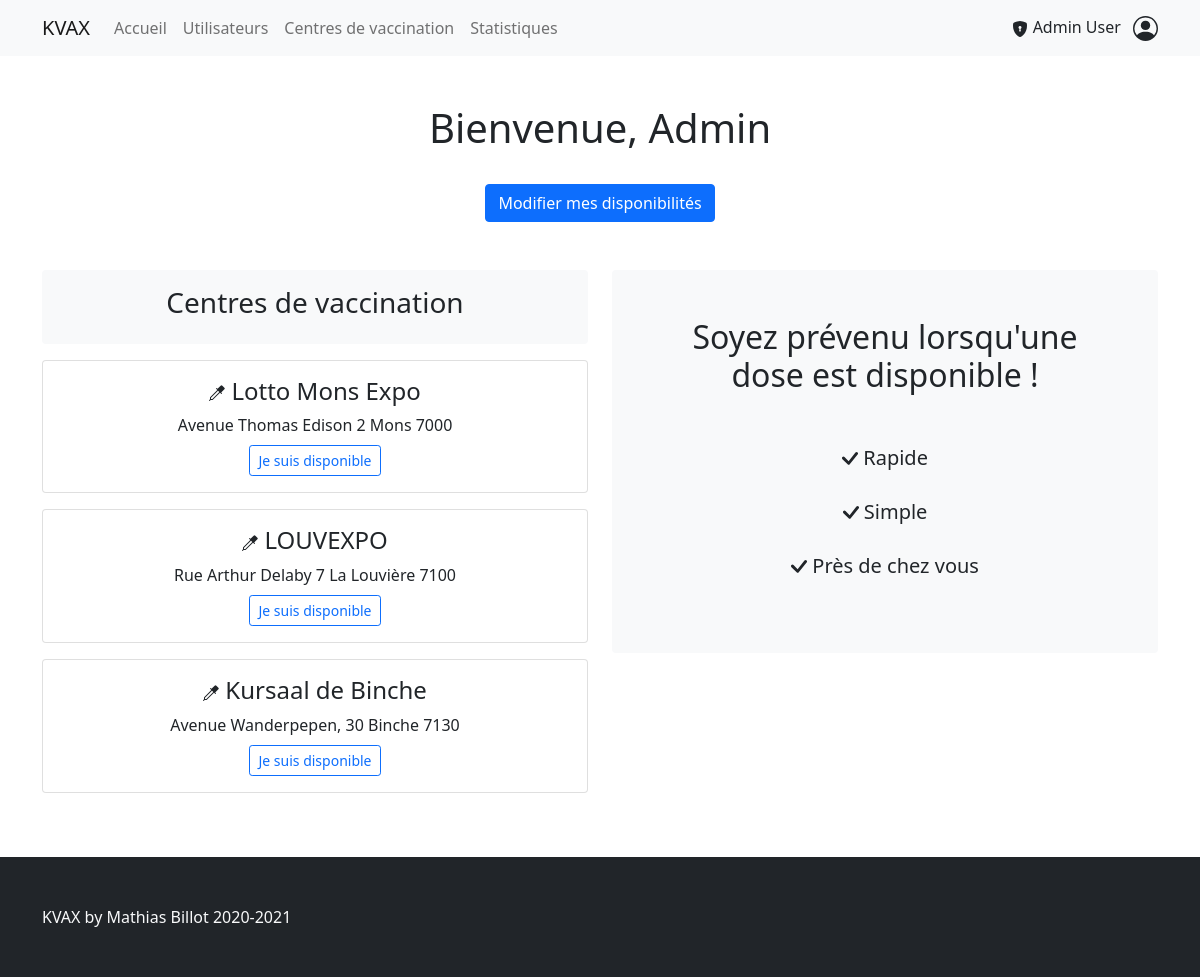
/ (signed in), run on the app's committed database.
### tables this page shows
CREATE TABLE IF NOT EXISTS `users` (
    `id` varchar(36) DEFAULT (UUID()),
    `firstname` varchar(100) NOT NULL,
    `lastname` varchar(100) NOT NULL,
    `birthday` date NOT NULL,
    `phone` int(10) unsigned ZEROFILL NOT NULL,
    `email` varchar(320) NOT NULL,
    `role` enum('user', 'admin') NOT NULL,
    `password` varchar(255) NOT NULL,

    PRIMARY KEY (`id`),
    UNIQUE (`email`)
);

CREATE TABLE IF NOT EXISTS `vaccination_centers` (
    `id` int unsigned NOT NULL AUTO_INCREMENT,
    `name` varchar(45) NOT NULL,
    `city` varchar(45) NOT NULL,
    `postalCode` int(4) unsigned zerofill NOT NULL,
    `address` varchar(100) NOT NULL,

    PRIMARY KEY (`id`)
);

### controllers/controller.php (called while the page is built, shortened)
<?php
    require('models/user.php');
    require('models/center.php');
    class Controller {
        function getLoggedUser() {
            $userId = $_SESSION['user_id'];
            return User::getOne($userId);
        }
        function getIndex() {
            $logged_user = $this->getLoggedUser();
            $centers = Center::getAll();
            require('views/pages/index.php');
        }
    }
?>

### models/user.php (called while the page is built, shortened)
<?php
    class User {
        public static function getOne($userId, $field = 'id') {
            try {
                $pdo = getPdo();
                $query = 'SELECT ';
                $query .= '*, ';
                $query .= '(SELECT COUNT(*) FROM availabilities WHERE u.id = user_id AND `date` >= NOW()) AS availability_count ';
                $query .= "FROM users AS u WHERE $field = ? ORDER BY availability_count DESC;";
                $req = $pdo->prepare($query);
                $req->execute(array($userId));
                $user = $req->fetch();
                $user->age = User::computeAge($user->birthday);
                $user->fullname = User::computeFullname($user);
                return $user;
            } catch (Exception $e) {
                throw new Exception($e->getMessage(), 400);
            }
        }
        private static function computeAge($date) {
            return date_diff(date_create($date), date_create('now'))->y;
        }
        private static function computeFullname($user) {
            $fullname = $user->firstname.' '.$user->lastname;
            if ($user->role == 'admin') {
                $admin_icon = '<svg xmlns="http://www.w3.org/2000/svg" width="16" height="16" fill="currentColor" class="bi bi-shield-lock-fill" viewBox="0 0 16 16">';
                $admin_icon .= '<path fill-rule="evenodd" d="M8 0c-.69 0-1.843.265-2.928.56-1.11.3-2.229.655-2.887.87a1.54 1.54 0 0 0-1.044 1.262c-.596 4.477.787 7.795 2.465 9.99a11.777 11.777 0 0 0 2.517 2.453c.386.273.744.482 1.048.625.28.132.581.24.829.24s.548-.108.829-.24a7.159 7.159 0 0 0 1.048-.625 11.775 11.775 0 0 0 2.517-2.453c1.678-2.195 3.061-5.513 2.465-9.99a1.541 1.541 0 0 0-1.044-1.263 62.467 62.467 0 0 0-2.887-.87C9.843.266 8.69 0 8 0zm0 5a1.5 1.5 0 0 1 .5 2.915l.385 1.99a.5.5 0 0 1-.491.595h-.788a.5.5 0 0 1-.49-.595l.384-1.99A1.5 1.5 0 0 1 8 5z"/>';
                $admin_icon .= '</svg>';
                $fullname = $admin_icon.' '.$fullname;
            }
            return $fullname;
        }
    }
?>

### config.php (called while the page is built, shortened)
<?php
    function redstr($page) {
        return $_SERVER['PHP_SELF']."?page=$page";
    }
?>

### models/center.php (called while the page is built, shortened)
<?php
    class Center {
        public static function getAll() {
            try {
                $pdo = getPdo();
                $query = 'SELECT ';
                $query .= '*, ';
                $query .= '(SELECT COUNT(*) FROM availabilities WHERE vc.id = center_id AND (DATE(`date`) = CURDATE())) AS availabilities_today, ';
                $query .= '(SELECT COUNT(*) FROM availabilities WHERE vc.id = center_id AND (DATE(`date`) = (CURDATE() + INTERVAL 1 DAY))) AS availabilities_tomorrow ';
                $query .= 'FROM vaccination_centers AS vc;';
                $req = $pdo->prepare($query);
                $req->execute();
                $center = $req->fetchAll();
                return $center;
            } catch (Exception $e) {
                throw new Exception($e->getMessage(), 400);
            }
        }
    }
?>

### views/pages/index.php (the view, shortened to what this page needs)
<div class="container">
    <div class="row">
        <div class="col text-center mb-5">
            <h1>Bienvenue, <?= $logged_user->firstname ?></h1>
            <a class=" mt-4 btn btn-primary" href="<?= redstr('getMyProfile') ?>">Modifier mes disponibilités</a>
        </div>
    </div>
    <div class="row">
        <div class="col-12 col-lg-6">
            <div class="rounded py-3 mb-3 text-center bg-light">
                <h3>Centres de vaccination</h3>
            </div>
            <div>
                <?php foreach($centers as $key => $center) { ?>
                    <div class="card text-center mb-3">
                        <div class="card-body">
                            <h4 class="card-title">
                                <?= $center->name ?>
                            </h4>
                            <div class="card-text">
                                <div class="mb-2">
                                    <?= $center->address ?>
                                    <?= $center->city.' '.$center->postalCode ?>
                                </div>
                                <div>
                                    <a class="btn btn-outline-primary btn-sm" href="<?= redstr('createAvailability').'&center_id='.$center->id ?>">
                                        Je suis disponible
                                    </a>
                                </div>
                            </div>
                        </div>
                    </div>
                <?php } ?>
            </div>
        </div>
        <div class="col-12 col-lg-6">
            <div class="p-5 text-center rounded bg-light">
                <h2 class="mb-5">Soyez prévenu lorsqu'une dose est disponible !</h2>
                <div>
                    <p class="lead mb-4">
                        <svg xmlns="http://www.w3.org/2000/svg" width="16" height="16" fill="currentColor" class="bi bi-check-lg" viewBox="0 0 16 16">
                            <path d="M13.485 1.431a1.473 1.473 0 0 1 2.104 2.062l-7.84 9.801a1.473 1.473 0 0 1-2.12.04L.431 8.138a1.473 1.473 0 0 1 2.084-2.083l4.111 4.112 6.82-8.69a.486.486 0 0 1 .04-.045z"/>
                        </svg>
                        Rapide
                    </p>
                    <p class="lead mb-4">
                        <svg xmlns="http://www.w3.org/2000/svg" width="16" height="16" fill="currentColor" class="bi bi-check-lg" viewBox="0 0 16 16">
                            <path d="M13.485 1.431a1.473 1.473 0 0 1 2.104 2.062l-7.84 9.801a1.473 1.473 0 0 1-2.12.04L.431 8.138a1.473 1.473 0 0 1 2.084-2.083l4.111 4.112 6.82-8.69a.486.486 0 0 1 .04-.045z"/>
                        </svg>
                        Simple
                    </p>
                    <p class="lead mb-4">
                        <svg xmlns="http://www.w3.org/2000/svg" width="16" height="16" fill="currentColor" class="bi bi-check-lg" viewBox="0 0 16 16">
                            <path d="M13.485 1.431a1.473 1.473 0 0 1 2.104 2.062l-7.84 9.801a1.473 1.473 0 0 1-2.12.04L.431 8.138a1.473 1.473 0 0 1 2.084-2.083l4.111 4.112 6.82-8.69a.486.486 0 0 1 .04-.045z"/>
                        </svg>
                        Près de chez vous
                    </p>
                </div>
            </div>
        </div>
    </div>
</div>
<?php
    $content = ob_get_clean();
    require_once('views/partials/layout.php');
?>

### index.php (shortened to what this page needs)
<?php
    require_once('config.php');
    require_once('controllers/controller.php');
    $controller = new Controller();
    try {
        if (isset($_GET['page'])) {
            switch ($_GET['page']) {
                case 'login':
                    $controller->login();
                    break;
                case 'logout':
                    isLogged();
                    $controller->logout();
                    break;
                case 'signup':
                    header('Location: '.redstr('createUser').'&redirect='.redstr('login'));
                    break;
                case 'getUser':
                    isLogged();
                    if (isset($_GET['id'])) {
                        if ($_SESSION['user_id'] != $_GET['id'] && !isset($_SESSION['admin'])) {
                            throw new Exception(null, 401);
                        }
                        $controller->getUser();
                    } else {
                        throw new Exception('Missing ID', 400);
                    }
                    break;
                case 'getUsers':
                    isLogged();
                    isAdmin();
                    $controller->getUsers();
                    break;
                case 'getMyProfile':
                    isLogged();
                    header('Location: '.redstr('getUser').'&id='.$_SESSION['user_id']);
                    break;
                case 'createUser':
                    $controller->createUser();
                    break;
                case 'updateUser':
                    isLogged();
                    $controller->updateUser();
                    break;
                case 'deleteUser':
                    isLogged();
                    isAdmin();
                    $controller->deleteUser();
                    break;
                case 'getCenter':
                    isLogged();
                    isAdmin();
                    if (isset($_GET['id'])) {
                        $controller->getCenter();
                    } else {
                        throw new Exception('Missing ID', 400);
                    }
                case 'getCenters':
                    isLogged();
                    isAdmin();
                    $controller->getCenters();
                    break;
                case 'createCenter':
                    isLogged();
                    isAdmin();
                    $controller->createCenter();
                    break;
                case 'updateCenter':
                    isLogged();
                    isAdmin();
                    $controller->updateCenter();
                    break;
                case 'deleteCenter':
                    isLogged();
                    isAdmin();
                    $controller->deleteCenter();
                    break;
                case 'createAvailability':
                    isLogged();
                    $controller->createAvailability();
                    break;
                case 'updateAvailability':
                    isLogged();
                    $controller->updateAvailability();
                    break;
                case 'deleteAvailability':
                    isLogged();
                    $controller->deleteAvailability();
                    break;
                case 'getStats':
                    isLogged();
                    isAdmin();
                    $controller->getStats();
                    break;
                case '':
                    if (isset($_SESSION['user_id'])) {
                        $controller->getIndex();
                    } else {
                        $controller->login();
                    }
                default:
                    throw new Exception(null, 404);
            }
        } else {
            if (isset($_SESSION['user_id'])) {
                $controller->getIndex();
            } else {
                $controller->login();
            }
        }
    } catch (Exception $e) {
        $code = $e->getCode();
        $msg = $e->getMessage();
        switch ($code) {
            case 400:
                http_response_code(400);
                require('views/pages/400.php');
                break;
            case 401:
                http_response_code(401);
                require('views/pages/401.php');
                break;
            case 403:
                http_response_code(403);
                require('views/pages/403.php');
                break;
            case 404:
                http_response_code(404);
                require('views/pages/404.php');
                break;
            default:
        }
        exit(0);
    }
?>

### views/partials/layout.php (shortened to what this page needs)
<!DOCTYPE html>
<html lang="fr">
<head>
    <link href="https://cdn.jsdelivr.net/npm/bootstrap@5.0.1/dist/css/bootstrap.min.css" rel="stylesheet">
</head>
<body class="d-flex flex-column h-100">
    <header class="mb-5">
        <nav class="navbar navbar-expand-lg navbar-light bg-light">
            <div class="container">
                <a class="navbar-brand" href="<?= $_SERVER['PHP_SELF'] ?>">KVAX</a>
                <?php if (isset($_SESSION['user_id'])) { ?>
                    <div class="collapse navbar-collapse" id="navbarNavAltMarkup">
                        <div class="navbar-nav">
                            <a class="nav-link" href="<?= $_SERVER['PHP_SELF'] ?>">Accueil</a>
                            <?php if (isset($_SESSION["admin"])) { ?>
                                <a class="nav-link" href="<?= redstr('getUsers') ?>">Utilisateurs</a>
                                <a class="nav-link" href="<?= redstr('getCenters') ?>">Centres de vaccination</a>
                                <a class="nav-link" href="<?= redstr('getStats') ?>">Statistiques</a>
                            <?php } else { ?>
                                <a class="nav-link" href="<?= redstr('getMyProfile') ?>">Mes disponibilités</a>
                            <?php } ?>
                        </div>
                    </div>
                    <div class="d-flex d-none d-lg-block">
                        <a class="text-dark" href="<?= redstr('getMyProfile') ?>" style="text-decoration:none;">
                            <div class="d-inline-block mx-2">
                                <?= $_SESSION['user_fullname'] ?>
                            </div>
                        </a>
                    </div>
                <?php } ?>
            </div>
        </nav>
    </header>
    <main>
        <?= $content ?>
    </main>
    <footer class="mt-5 bg-dark text-light py-5">
        <div class="container">
            <div class="row">
                <div class="col">
                    KVAX by Mathias Billot 2020-2021
                </div>
            </div>
        </div>
    </footer>
</body>
</html>

### data on the page
users: firstname "Admin"
vaccination_centers: name "Lotto Mons Expo", address "Avenue Thomas Edison 2", city "Mons", postalCode "7000"
vaccination_centers: name "LOUVEXPO", address "Rue Arthur Delaby 7", city "La Louvière", postalCode "7100"
vaccination_centers: name "Kursaal de Binche", address "Avenue Wanderpepen, 30", city "Binche", postalCode "7130"

### other printed values
$_SESSION['user_fullname'] "Admin User"
